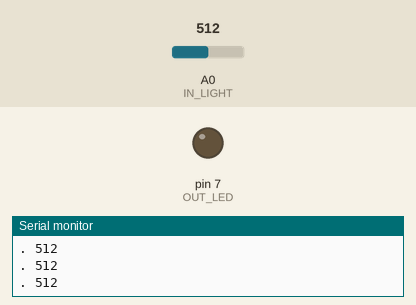
A sketch run on a simulated Arduino Uno, built with avr-gcc and run on an emulated ATmega328P. Parts: output pins drawn as LEDs (lit = HIGH), the last lines printed to the serial monitor. Inputs (shaded band) come from the test bench; at power-on: A0 (IN_LIGHT) = 512.

Above: at 1.2 s.
1.3 s: A0 (IN_LIGHT) set to 215
2.8 s: A0 (IN_LIGHT) set to 192
At 4.0 s:
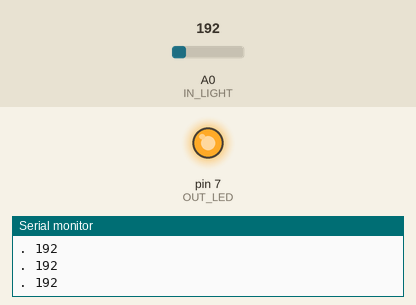
4.3 s: A0 (IN_LIGHT) set to 210
At 5.1 s:
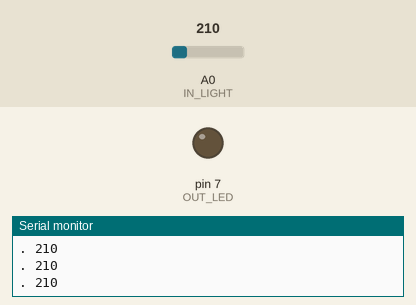
5.8 s: A0 (IN_LIGHT) set to 190
At 6.4 s:
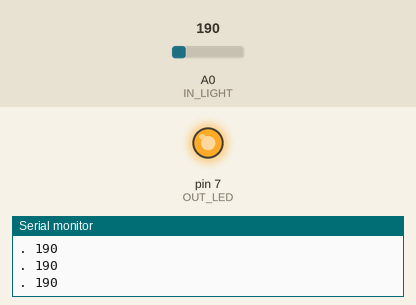
Timing chart, 0 to 8.3 s (numbered marks = the images above; inputs shaded):
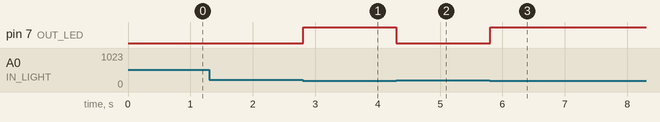

The sketch:

light_sensor.ino
```cpp
/* Arduino UNO*/

const uint8_t IN_LIGHT = A0;  // Configure light sensor analog input (values 0-1023)
const uint8_t OUT_LED = 7;    // configure LED output to digital pin
const int LIGHT_THRESHOLD = 200;  // LED turn on/off level


void setup() {
  // put your setup code here, to run once:
  pinMode(OUT_LED, OUTPUT);
  Serial.begin(9600);
}


void loop() {
  // put your main code here, to run repeatedly:
  int sensorValue = analogRead(IN_LIGHT);
  if(sensorValue < LIGHT_THRESHOLD)
    digitalWrite(OUT_LED, HIGH);
  else
    digitalWrite(OUT_LED, LOW);

  //sensorValue /= 10;

  String g = "";
  //for(int i = 0; i < sensorValue; i++) {
    //g += " ";
  //}
  g += ". " + String(sensorValue);
  Serial.println(g);

  delay(10);

}
```

Measured:
- the behaviour switches between 200 and 199 on A0 (IN_LIGHT) (found by bisection; images 0 and 1)
- after the input at 2.8 s, pin 7 (OUT_LED): LOW → HIGH at once
- after the input at 4.3 s, pin 7 (OUT_LED): HIGH → LOW at once
- after the input at 5.8 s, pin 7 (OUT_LED): LOW → HIGH at once
